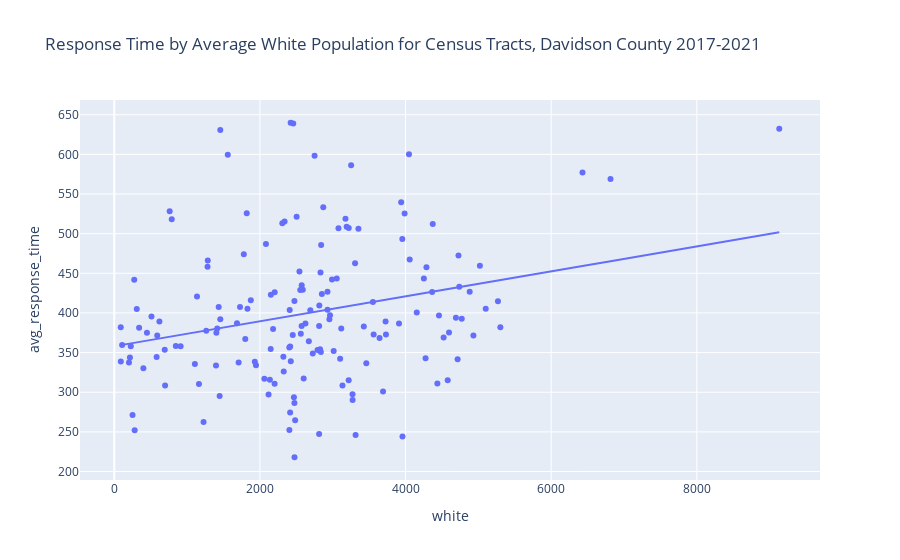

The cell this chart's notebook holds for it:
### Code cell
fig = px.scatter(res_dem_gdf, x='white', y='avg_response_time', trendline="ols",
    title="Response Time by Average White Population for Census Tracts, Davidson County 2017-2021")
fig.show()
fig.write_html('res_time_by_white_pop.html')

### Figure 1 — Plotly figure (JSON) as saved in the notebook; plotly's stock layout.template omitted (floating-point values rounded to 4 significant figures; data arrays with more than 128 entries replaced by an {"elided": "..."} marker saying what was removed)
{"data": [{"hovertemplate": "white=%{x}<br>avg_response_time=%{y}<extra></extra>", "legendgroup": "", "marker": {"color": "#636efa", "symbol": "circle"}, "mode": "markers", "name": "", "orientation": "v", "showlegend": false, "type": "scatter", "x": {"elided": "161 int values"}, "xaxis": "x", "y": {"elided": "161 float values"}, "yaxis": "y"}, {"hovertemplate": "<b>OLS trendline</b><br>avg_response_time = 0.0157498 * white + 358.033<br>R<sup>2</sup>=0.069839<br><br>white=%{x}<br>avg_response_time=%{y} <b>(trend)</b><extra></extra>", "legendgroup": "", "marker": {"color": "#636efa", "symbol": "circle"}, "mode": "lines", "name": "", "showlegend": false, "type": "scatter", "x": {"elided": "159 int values"}, "xaxis": "x", "y": {"elided": "159 float values"}, "yaxis": "y"}], "layout": {"legend": {"tracegroupgap": 0}, "title": {"text": "Response Time by Average White Population for Census Tracts, Davidson County 2017-2021"}, "xaxis": {"anchor": "y", "domain": [0, 1], "title": {"text": "white"}}, "yaxis": {"anchor": "x", "domain": [0, 1], "title": {"text": "avg_response_time"}}}}
